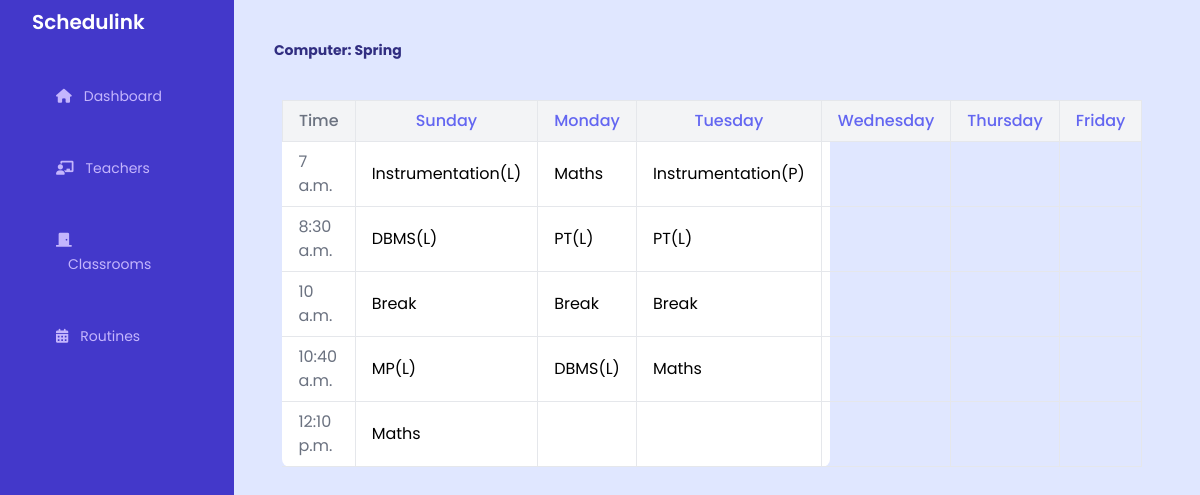
/admin_routine/, run on the app's committed database.
### home/models.py (models this page shows, shortened)
class Routine(models.Model):
    DAYS_OF_WEEK = [
        ('Sunday', 'Sunday'),
        ('Monday', 'Monday'),
        ('Tuesday', 'Tuesday'),
        ('Wednesday', 'Wednesday'),
        ('Thursday', 'Thursday'),
        ('Friday', 'Friday'),
    ]
    day = models.CharField(max_length=10, choices=DAYS_OF_WEEK)
    start_time = models.TimeField()
    end_time = models.TimeField()
    subject = models.CharField(max_length=100)
    class Meta:
        ordering = ['day', 'start_time']

### home/views.py (the view)
# urls.py: path('admin_routine/', AdminRoutineView.as_view(), name='adminr'),
class AdminRoutineView(Base):
    def get(self, request):
        routines = Routine.objects.all().order_by('start_time', 'day')
        schedule = []
        time_slots = sorted(set([routine.start_time for routine in routines]))
        days = ["Sunday", "Monday", "Tuesday", "Wednesday", "Thursday", "Friday"]
        for time_slot in time_slots:
            row = {'Time': time_slot}
            for day in days:
                subjects = [routine.subject for routine in routines if
                            routine.day == day and routine.start_time == time_slot]
                row[day] = ", ".join(subjects)
            schedule.append(row)
        self.views['schedule'] = schedule
        return render(request, "admin_routines.html", self.views)

### templates/admin_routines.html (shortened to what this page needs)
<!DOCTYPE html>
<html lang="en">
<head>
    <script src="https://cdn.tailwindcss.com"></script>
    <link rel="stylesheet" href="../static/css/styles.css" />
    <link rel="stylesheet" href="https://cdnjs.cloudflare.com/ajax/libs/font-awesome/6.0.0-beta3/css/all.min.css" />
</head>
<body class="font-['Poppins'] bg-indigo-100">
    <div id="box" class="flex">
        <nav class="flex-1/3 w-60 h-[100vh] p-2 sticky top-0 bg-indigo-700">
            <span class="mx-auto px-6 py-4 text-white text-xl font-semibold text-center">Schedulink</span>
            <ul class="w-30 h-16 px-6 py-4 text-violet-300 justify-start items-center gap-6 ">
                <li
                    class="list-none mx-auto mt-4 px-6 py-4 hover:text-violet-100 hover:bg-indigo-600 hover:rounded-full">
                    <a class="text-sm" href="{% url 'adminl' %}"><i class="fa-solid fa-house text-sm"></i><span
                            class="px-3 py-4">Dashboard</span></a>
                </li>
                <li
                    class="list-none mx-auto mt-4 px-6 py-4 hover:text-violet-100 hover:bg-indigo-600 hover:rounded-full">
                    <a class="text-sm" href="{% url 'admint' %}"><i
                            class="fa-solid fa-chalkboard-user text-sm"></i><span class="px-3 py-4">Teachers</span></a>
                </li>
                <li
                    class="list-none mx-auto mt-4 px-6 py-4 hover:text-violet-100 hover:bg-indigo-600 hover:rounded-full">
                    <a class="text-sm" href="{% url 'adminrm' %}"><i class="fa-solid fa-door-closed text-sm"></i><span
                            class="px-3 py-4">Classrooms</span></a>
                </li>
                <li
                    class="list-none mx-auto mt-4 px-6 py-4 hover:text-violet-100 hover:bg-indigo-600 hover:rounded-full">
                    <a class="text-sm" href="{% url 'adminr' %}"><i
                            class="fa-solid fa-calendar-days text-sm"></i><span class="px-3 py-4">Routines</span></a>
                </li>
                <a href="./landing.html">
        </nav>
        <section id="routines" class="flex-col w-2/3">
            <div id="schedule-box2" class="w-full bg-indigo-100 flex-col">
                <h2 class="m-10 font-bold text-indigo-900 text-sm">Computer: Spring</h2>
                <div id="Classroom_form_box2" class="bg-white rounded-lg mx-12 my-10">
                    <table class="w-full">
                        <thead>
                            <tr>
                                <th class="border border-b px-4 py-2 font-medium text-gray-500 bg-gray-100">Time
                                </th>
                                <th class="border px-4 py-2 font-medium text-indigo-500 bg-gray-100">Sunday</th>
                                <th class="border px-4 py-2 font-medium text-indigo-500 bg-gray-100">Monday</th>
                                <th class="border px-4 py-2 font-medium text-indigo-500 bg-gray-100">Tuesday</th>
                                <th class="border px-4 py-2 font-medium text-indigo-500 bg-gray-100">Wednesday</th>
                                <th class="border px-4 py-2 font-medium text-indigo-500 bg-gray-100">Thursday</th>
                                <th class="border px-4 py-2 font-medium text-indigo-500 bg-gray-100">Friday</th>
                            </tr>
                        </thead>
                        <tbody>
<tbody>
    {% for row in schedule %}
    <tr>
        <td class="border-r border-b px-4 py-2 text-gray-500">{{ row.Time }}</td>
        <td class="border px-4 py-2">{{ row.Sunday }}</td>
        <td class="border px-4 py-2">{{ row.Monday }}</td>
        <td class="border px-4 py-2">{{ row.Tuesday }}</td>
        <td class="border px-4 py-2">{{ row.Wednesday }}</td>
        <td class="border px-4 py-2">{{ row.Thursday }}</td>
        <td class="border px-4 py-2">{{ row.Friday }}</td>
    </tr>
    {% endfor %}
</tbody>
                        </tbody>
                    </table>
                </div>
            </div>
        </section>

### static/css/styles.css (style rules this page uses)
html, :host { line-height: 1.5; -webkit-text-size-adjust: 100%; -moz-tab-size: 4; -o-tab-size: 4; tab-size: 4; font-family: ui-sans-serif, system-ui, sans-serif, "Apple Color Emoji", "Segoe UI Emoji", "Segoe UI Symbol", "Noto Color Emoji"; font-feature-settings: normal; font-variation-settings: normal; -webkit-tap-highlight-color: transparent; }
body { margin: 0; line-height: inherit; }
h1, h2, h3, h4, h5, h6 { font-size: inherit; font-weight: inherit; }
a { color: inherit; text-decoration: inherit; }
table { text-indent: 0; border-color: inherit; border-collapse: collapse; }
blockquote, dl, dd, h1, h2, h3, h4, h5, h6, hr, figure, p, pre { margin: 0; }
ol, ul, menu { list-style: none; margin: 0; padding: 0; }

### data on the page
Routine: Time "7 a.m.", Monday "Maths"
Routine: Sunday "Instrumentation(L)"
Routine: Tuesday "Instrumentation(P)"
Routine: Time "8:30 a.m.", Monday "PT(L)"
Routine: Sunday "DBMS(L)"
Routine: Tuesday "PT(L)"
Routine: Time "10 a.m.", Monday "Break"
Routine: Sunday "Break"
Routine: Tuesday "Break"
Routine: Time "10:40 a.m.", Monday "DBMS(L)"
Routine: Sunday "MP(L)"
Routine: Tuesday "Maths"
Routine: Time "12:10 p.m.", Sunday "Maths"
